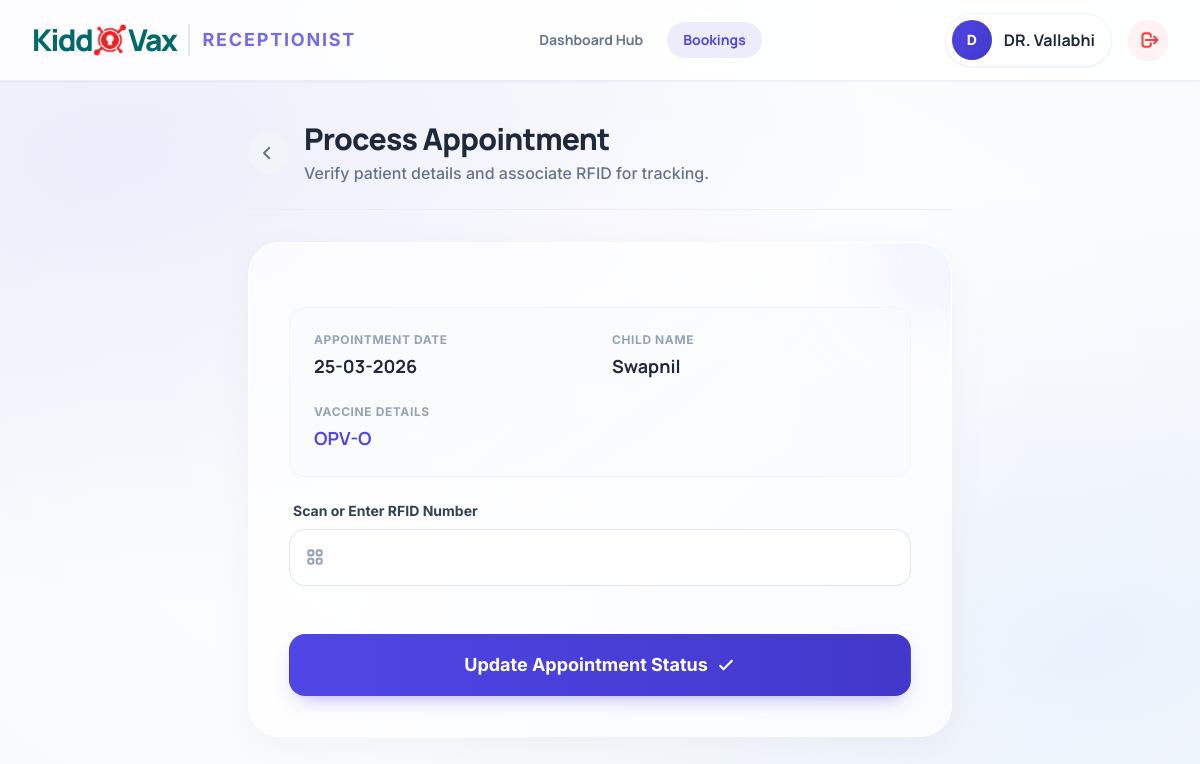
Page /receptionist/showbooking/36/ (signed in) on the committed database.
### patientapp/models.py (models this page shows, shortened)
class Appointmenttbl(models.Model):
    hospitalid = models.ForeignKey(Hospitaltbl, on_delete=models.CASCADE, verbose_name="Title")
    vaccineid = models.ForeignKey(Vaccinetbl, on_delete=models.CASCADE, verbose_name="Vaccine")
    patientid = models.ForeignKey(Patienttbl,blank=True, null=True, on_delete=models.CASCADE, verbose_name="Name")
    childname = models.CharField(max_length=255,blank=True, null=True,verbose_name="Child Name" )
    child = models.ForeignKey('Childtbl', blank=True, null=True, on_delete=models.SET_NULL, related_name='appointments', verbose_name="Child Profile")
    aptdate  = models.DateField(null=True,verbose_name="Appointment Date")
    indt  = models.DateTimeField(blank=True, null=True,auto_now_add=True)
    outdt  = models.DateTimeField(blank=True, null=True,auto_now_add=True)
    active = models.IntegerField(blank=True, null=True)
    rfidno  = models.IntegerField(blank=True, null=True)
    reminder_sent = models.BooleanField(default=False, verbose_name="Reminder Sent")
    is_confirmed  = models.BooleanField(default=False, verbose_name="Confirmed by Patient")

### hospitalapp/models.py (models this page shows, shortened)
class Vaccinetbl(models.Model):
    hospitalId= models.ForeignKey(Hospitaltbl,null=True,blank=True,on_delete=models.CASCADE)
    vaccineName = models.CharField(max_length=255, verbose_name='Vaccine Name')
    vaccineDescr = models.CharField(max_length=500, verbose_name='Description')
    price = models.IntegerField(blank=True, null=True, verbose_name='Price')

### receptionistapp/views.py (the view, shortened to what this page needs)
# urls.py: path('booking/', views.ManagePatient.as_view(), name='managepatients'),
class ManagePatient(View):
    def get(self, request, id=None):
        storage = messages.get_messages(request)
        for message in storage:
            message = None
        if request.session.get('CName') is None:
            return redirect('receptionist:receptionistlogin')
        if id is not None:
            getData  =  Appointmenttbl.objects.filter(id = id).all().order_by('-id')
            form = AppointmentForm()
            context={
                'data' : getData,
                'form' : form
            }
            return render(request, 'receptionistapp/showdata.html', context)

### patientapp/forms.py
class AppointmentForm(forms.ModelForm):
    class Meta:
        model  = Appointmenttbl
        fields  ='__all__'

### receptionistapp/templates/receptionistapp/showdata.html (shortened to what this page needs)
{% load static %}
<!DOCTYPE html>
<html lang="en">
<head>
    <link rel="stylesheet" href="https://cdnjs.cloudflare.com/ajax/libs/animate.css/4.1.1/animate.min.css"/>
    <script src="https://cdn.tailwindcss.com?plugins=forms,container-queries"></script>
</head>
<body class="text-on-surface font-body mesh-bg min-h-screen flex flex-col">
    <header class="sticky top-0 w-full z-50 glass-nav shadow-sm animate__animated animate__fadeInDown">
        <div class="max-w-7xl mx-auto flex items-center justify-between px-8 h-20">
            <a href="{% url 'receptionist:receptionisthome' %}" class="flex items-center decoration-transparent group">
                <div class="flex items-center font-headline font-black text-3xl tracking-tighter text-[#006a6a]">
                    Kidd<img src="{% static 'patients/images/logo-icon.png' %}" alt="o" class="h-8 mx-0.5 object-contain">Vax
                </div>
                <span class="text-admin-primary/80 font-bold text-lg ml-3 tracking-widest uppercase border-l-2 border-slate-200 pl-3 flex items-center h-8">Receptionist</span>
            </a>
            <nav class="hidden lg:flex items-center gap-6">
                <a class="font-headline font-bold text-sm text-slate-500 hover:text-admin-primary transition-colors" href="{% url 'receptionist:receptionisthome' %}">Dashboard Hub</a>
                <a class="font-headline font-bold text-sm text-admin-primary bg-admin-primary/10 px-4 py-2 rounded-full transition-all" href="{% url 'receptionist:managepatients' %}">Bookings</a>
            </nav>
            <div class="flex items-center gap-4">
                <div class="flex items-center gap-3 p-1.5 pr-4 rounded-full bg-white shadow-sm border border-indigo-50">
                    <div class="w-10 h-10 bg-gradient-to-br from-admin-primary to-admin-secondary text-white rounded-full flex items-center justify-center font-bold shadow-inner text-sm">
                        {{ request.session.CName|make_list|first|upper }}
                    </div>
                    <span class="font-headline font-bold text-slate-800">{{ request.session.CName }}</span>
                </div>
                <a href="{% url 'receptionist:logout' %}" title="Logout" class="w-10 h-10 rounded-full bg-red-50 text-red-500 flex items-center justify-center hover:bg-red-500 hover:text-white transition-all shadow-sm">
                    <svg class="w-5 h-5 ml-1" fill="none" viewBox="0 0 24 24" stroke="currentColor" stroke-width="2.5"><path stroke-linecap="round" stroke-linejoin="round" d="M17 16l4-4m0 0l-4-4m4 4H7m6 4v1a3 3 0 01-3 3H6a3 3 0 01-3-3V7a3 3 0 013-3h4a3 3 0 013 3v1" /></svg>
                </a>
            </div>
        </div>
    </header>
    <main class="flex-grow max-w-3xl mx-auto px-8 py-10 w-full animate__animated animate__fadeIn">
        <div class="flex items-center gap-4 border-b border-slate-200/60 pb-6 mb-8">
            <a href="{% url 'receptionist:managepatients' %}" class="w-10 h-10 rounded-full bg-slate-100 flex items-center justify-center text-slate-500 hover:bg-slate-200 transition-colors">
                <svg class="w-5 h-5 pr-0.5" fill="none" viewBox="0 0 24 24" stroke="currentColor" stroke-width="2.5"><path stroke-linecap="round" stroke-linejoin="round" d="M15 19l-7-7 7-7" /></svg>
            </a>
            <div>
                <h1 class="font-headline font-black text-3xl text-slate-800 tracking-tight">Process Appointment</h1>
                <p class="text-slate-500 mt-1 font-medium">Verify patient details and associate RFID for tracking.</p>
            </div>
        </div>
        <div class="glass-card rounded-[2rem] p-10 shadow-[0_10px_40px_rgb(0,0,0,0.04)] relative overflow-hidden">
            <div class="absolute -top-12 -right-12 w-32 h-32 bg-indigo-100 rounded-full blur-2xl opacity-50"></div>
            <form method="POST" class="space-y-6 relative z-10">
                {% for item in data %}
                <div class="grid grid-cols-1 md:grid-cols-2 gap-6 bg-slate-50/50 p-6 rounded-2xl border border-slate-100 mb-6">
                    <div>
                        <span class="block text-xs font-bold text-slate-400 uppercase tracking-wider mb-1">Appointment Date</span>
                        <span class="font-headline font-bold text-lg text-slate-800">{{item.aptdate|date:"d-m-Y"}}</span>
                    </div>
                    <div>
                        <span class="block text-xs font-bold text-slate-400 uppercase tracking-wider mb-1">Child Name</span>
                        <span class="font-headline font-bold text-lg text-slate-800">{{item.childname}}</span>
                    </div>
                    <div class="md:col-span-2">
                        <span class="block text-xs font-bold text-slate-400 uppercase tracking-wider mb-1">Vaccine details</span>
                        <span class="font-headline font-bold text-lg text-admin-primary">{{item.vaccineid.vaccineName}}</span>
                    </div>
                </div>
                {% endfor %}
                <div class="space-y-2">
                    <label class="block text-sm font-bold text-slate-700 ml-1">Scan or Enter RFID Number</label>
                    <div class="relative">
                        <div class="absolute inset-y-0 left-0 pl-4 flex items-center pointer-events-none text-slate-400 group-focus-within:text-admin-primary transition-colors">
                        </div>
                        {{ form.rfidno }}
                    </div>
                </div>
                <div class="pt-6">
                    <button type="submit" class="w-full flex justify-center items-center py-4 px-6 border border-transparent rounded-2xl shadow-[0_10px_20px_-10px_rgba(79,70,229,0.5)] text-lg font-bold text-white bg-gradient-to-r from-admin-primary to-admin-secondary hover:translate-y-[-2px] hover:shadow-[0_15px_30px_-10px_rgba(79,70,229,0.6)] focus:outline-none focus:ring-4 focus:ring-indigo-100 transition-all duration-300 group">
                        Update Appointment Status
                        <svg class="w-5 h-5 ml-2 group-hover:translate-x-1 transition-transform" fill="none" viewBox="0 0 24 24" stroke="currentColor" stroke-width="2.5">
                            <path stroke-linecap="round" stroke-linejoin="round" d="M5 13l4 4L19 7" />
                        </svg>
                    </button>
                </div>
            </form>
        </div>
    </main>
</body>
</html>

### receptionistapp/templates/receptionistapp/showdata.html (style rules this page uses)
body { -webkit-font-smoothing: antialiased; background-color: #f8fafc; overflow-x: hidden; }
.glass-nav { background: rgba(255, 255, 255, 0.85); backdrop-filter: blur(20px); border-bottom: 1px solid rgba(79, 70, 229, 0.1); }
.glass-card { background: rgba(255, 255, 255, 0.7); backdrop-filter: blur(16px); border: 1px solid rgba(255, 255, 255, 0.5); }
.mesh-bg { background-image: radial-gradient(at 10% 20%, rgba(79, 70, 229, 0.08) 0px, transparent 50%), radial-gradient(at 90% 80%, rgba(59, 130, 246, 0.08) 0px, transparent 50%), radial-gradient(at 50% 50%, rgba(255, 255, 255, 1) 0px, transparent 100%); }
.glass-input { background: rgba(255, 255, 255, 0.9); border: 1px solid rgba(203, 213, 225, 0.6); transition: all 0.3s cubic-bezier(0.4, 0, 0.2, 1); }

### rows in the picture
Appointmenttbl: aptdate "25-03-2026", childname "Swapnil", vaccineid.vaccineName "OPV-O"

### other values in the picture
{{ request.session.CName|make_list|first|upper }} "D"
{{ request.session.CName }} "DR. Vallabhi"
